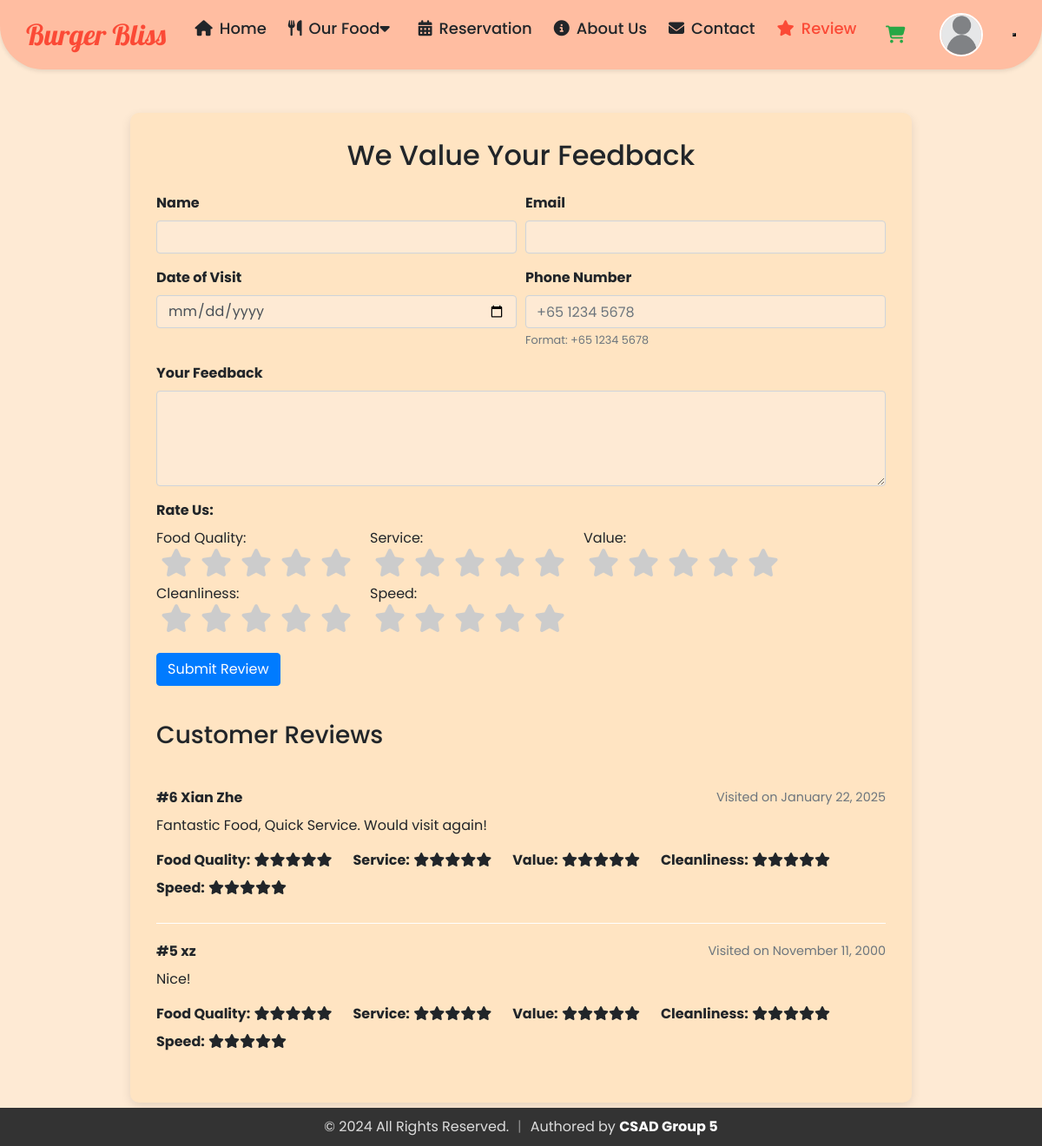
Screenshot of /php/review.php (signed in) with the database file from the repository.
### tables this page shows
CREATE TABLE `reviews` (
  `id` int(11) NOT NULL,
  `name` varchar(100) NOT NULL,
  `email` varchar(100) NOT NULL,
  `date_of_visit` date NOT NULL,
  `phone_number` varchar(20) NOT NULL,
  `feedback` text NOT NULL,
  `food_quality` tinyint(4) NOT NULL,
  `service` tinyint(4) NOT NULL,
  `value` tinyint(4) NOT NULL,
  `cleanliness` tinyint(4) NOT NULL,
  `speed` tinyint(4) NOT NULL,
  `created_at` timestamp NOT NULL DEFAULT current_timestamp(),
  `status` enum('pending','approved','rejected') NOT NULL DEFAULT 'pending'
);

### php/review.php (the view, shortened to what this page needs)
<?php
require_once 'db_connection.php';
$errors = [];
$reviews = [];
$result = $conn->query("SELECT * FROM `reviews` WHERE `status` = 'approved' ORDER BY `created_at` DESC");
if ($result) {
    while ($row = $result->fetch_assoc()) {
        $reviews[] = $row;
    }
} else {
    $errors[] = "Error fetching reviews.";
}
?>
<!DOCTYPE html>
<html lang="en">
<head>
    <link rel='stylesheet' href='https://cdnjs.cloudflare.com/ajax/libs/twitter-bootstrap/4.5.2/css/bootstrap.min.css' />
    <link rel='stylesheet' href='https://cdnjs.cloudflare.com/ajax/libs/font-awesome/5.15.4/css/all.min.css' />
    <link href="../css/review.css" rel='stylesheet'>
</head>
<body>
    <?php
    if (isset($_SESSION['userloggedin']) && $_SESSION['userloggedin']) {
      include 'navbar_loggedIn.php';
    } else {
      include 'navbar.php';
    }
    ?>
    <div class="review-container">
        <h2 class="mb-4 text-center">We Value Your Feedback</h2>
        <div class="review-form">
            <form action="review.php" method="POST">
                <div class="form-row">
                    <div class="form-group col-md-6">
                        <label for="name"><strong>Name</strong></label>
                        <input type="text" class="form-control" id="name" name="name"
                               value="<?php echo isset($_POST['name']) ? htmlspecialchars($_POST['name']) : ''; ?>"
                               required>
                    </div>
                    <div class="form-group col-md-6">
                        <label for="email"><strong>Email</strong></label>
                        <input type="email" class="form-control" id="email" name="email"
                               value="<?php echo isset($_POST['email']) ? htmlspecialchars($_POST['email']) : ''; ?>"
                               required>
                    </div>
                </div>
                <div class="form-row">
                    <div class="form-group col-md-6">
                        <label for="date_of_visit"><strong>Date of Visit</strong></label>
                        <input type="date" class="form-control" id="date_of_visit" name="date_of_visit"
                               value="<?php echo isset($_POST['date_of_visit']) ? htmlspecialchars($_POST['date_of_visit']) : ''; ?>"
                               required>
                    </div>
                    <div class="form-group col-md-6">
                        <label for="phone_number"><strong>Phone Number</strong></label>
                        <input type="tel" class="form-control" id="phone_number" name="phone_number"
                               pattern="^\+65\s\d{4}\s\d{4}$"
                               placeholder="+65 1234 5678"
                               value="<?php echo isset($_POST['phone_number']) ? htmlspecialchars($_POST['phone_number']) : ''; ?>"
                               required>
                        <small class="form-text text-muted">Format: +65 1234 5678</small>
                    </div>
                </div>
                <div class="form-group">
                    <label for="feedback"><strong>Your Feedback</strong></label>
                    <textarea class="form-control" id="feedback" name="feedback" rows="4" required><?php echo isset($_POST['feedback']) ? htmlspecialchars($_POST['feedback']) : ''; ?></textarea>
                </div>
                <div class="form-group">
                    <label><strong>Rate Us:</strong></label>
                    <div class="d-flex flex-wrap">
                        <div class="rating-category mr-3 mb-2">
                            <span>Food Quality:</span>
                            <div class="star-rating">
                                <?php
                                    for ($i = 5; $i >= 1; $i--) {
                                        echo '<label for="food_quality_' . $i . '"><i class="fas fa-star"></i></label>';
                                    }
                                ?>
                            </div>
                        </div>
                        <div class="rating-category mr-3 mb-2">
                            <span>Service:</span>
                            <div class="star-rating">
                                <?php
                                    for ($i = 5; $i >= 1; $i--) {
                                        echo '<label for="service_' . $i . '"><i class="fas fa-star"></i></label>';
                                    }
                                ?>
                            </div>
                        </div>
                        <div class="rating-category mr-3 mb-2">
                            <span>Value:</span>
                            <div class="star-rating">
                                <?php
                                    for ($i = 5; $i >= 1; $i--) {
                                        echo '<label for="value_' . $i . '"><i class="fas fa-star"></i></label>';
                                    }
                                ?>
                            </div>
                        </div>
                        <div class="rating-category mr-3 mb-2">
                            <span>Cleanliness:</span>
                            <div class="star-rating">
                                <?php
                                    for ($i = 5; $i >= 1; $i--) {
                                        echo '<label for="cleanliness_' . $i . '"><i class="fas fa-star"></i></label>';
                                    }
                                ?>
                            </div>
                        </div>
                        <div class="rating-category mr-3 mb-2">
                            <span>Speed:</span>
                            <div class="star-rating">
                                <?php
                                    for ($i = 5; $i >= 1; $i--) {
                                        echo '<label for="speed_' . $i . '"><i class="fas fa-star"></i></label>';
                                    }
                                ?>
                            </div>
                        </div>
                    </div>
                </div>
                <button type="submit" class="btn btn-primary">Submit Review</button>
            </form>
        </div>
        <div class="reviews-list">
            <h3 class="mb-4">Customer Reviews</h3>
            <?php if (empty($reviews)): ?>
                <p>No reviews yet. Be the first to review!</p>
            <?php else: ?>
                <?php foreach ($reviews as $review): ?>
                    <div class="review-item">
                        <div class="review-header">
                            <strong>#<?php echo htmlspecialchars($review['id']); ?> <?php echo htmlspecialchars($review['name']); ?></strong>
                            <span class="review-date">Visited on <?php echo date("F j, Y", strtotime($review['date_of_visit'])); ?></span>
                        </div>
                        <p class="mt-2"><?php echo nl2br(htmlspecialchars($review['feedback'])); ?></p>
                        <div class="d-flex flex-wrap">
                            <?php
                                $categories = [
                                    'Food Quality' => $review['food_quality'],
                                    'Service' => $review['service'],
                                    'Value' => $review['value'],
                                    'Cleanliness' => $review['cleanliness'],
                                    'Speed' => $review['speed']
                                ];
                                foreach ($categories as $category => $rating) {
                                    echo '<div class="rating-category mr-4 mb-2">';
                                    echo '<strong>' . htmlspecialchars($category) . ':</strong> ';
                                    for ($i = 1; $i <= 5; $i++) {
                                        if ($i <= $rating) {
                                            echo '<i class="fas fa-star"></i>';
                                        } else {
                                            echo '<i class="far fa-star"></i>';
                                        }
                                    }
                                    echo '</div>';
                                }
                            ?>
                        </div>
                    </div>
                <?php endforeach; ?>
            <?php endif; ?>
        </div>
    </div>
</body>
</html>

### css/review.css (style rules this page uses)
body { font-family: 'Poppins', sans-serif; background-color: #f8f9fa; margin: 0; padding: 0; }
input { background-color: #feead4 !important; }
textarea { background-color: #feead4 !important; }
.review-container { max-width: 900px; margin: 50px auto; padding: 30px; background-color: #ffe4c2; border-radius: 10px; box-shadow: 0 4px 12px rgba(0,0,0,0.1); }
.review-form { margin-bottom: 40px; }
.star-rating { display: flex; flex-direction: row-reverse; justify-content: flex-start; }
.star-rating label { font-size: 2em; color: #ccc; cursor: pointer; transition: color 0.2s; margin: 0 5px; }
.review-item { border-bottom: 1px solid #fff; padding: 20px 0; }
.review-item:last-child { border-bottom: none; }
.review-header { display: flex; justify-content: space-between; align-items: center; }
.review-date { font-size: 0.9em; color: #6c757d; }
.rating-category { margin-right: 15px; }

### css/navbar.css (style rules this page uses)
* { margin: 0; padding: 0; box-sizing: border-box; }
:root { --navbar-bg: #ffbda1; --navbar-hover: #fb4a36; --dropdown-bg: #fed9c7; --dropdown-hover-bg: #fb4a36; --text-color: #212529; --brand-color: #fb4a36; --login-bg: #fb4a36; --login-hover-bg: #f98c39; --transition-speed: 0.3s; --font-primary: 'Poppins', sans-serif; --font-secondary: 'Lobster', cursive; }
body { font-family: var(--font-primary); background-color: #feead4; padding-top: 80px; transition: background-color var(--transition-speed); }

### rows the page displays
reviews: id "6", name "Xian Zhe", date_of_visit "January 22, 2025", feedback "Fantastic Food, Quick Service. Would visit again!", category "Food Quality", category "Service", category "Value", category "Cleanliness", category "Speed"
reviews: id "5", name "xz", date_of_visit "November 11, 2000", feedback "Nice!", category "Food Quality", category "Service", category "Value", category "Cleanliness", category "Speed"
